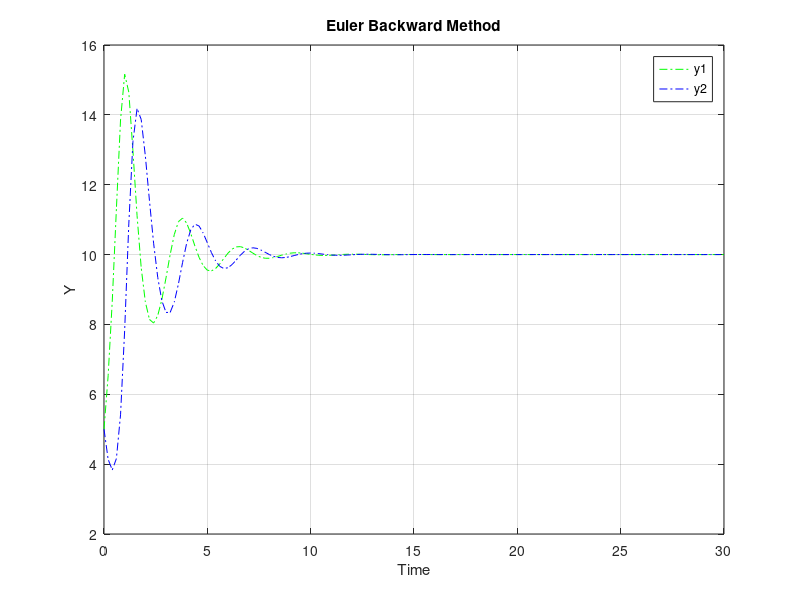
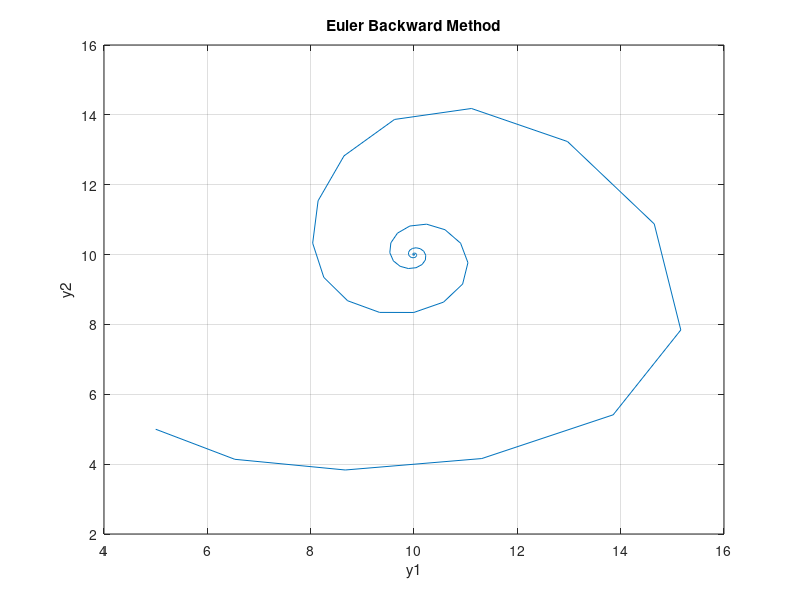

Here is the MATLAB script that generated these plots, in order:
%========================== In The Name Of God ===========================%
%------------------------ Created by Mohsen Lotfi ------------------------%
%------------------------ Persian Gulf University ------------------------%
% Date: 2018/02/28 03:45:01 
% ======================================================================= %
clc
clear
tic
% a=1;b=2;c=3;d=4;      % zarayeb halati ke be sefr meyl mikonad
a=2;b=0.2/2;c=3;d=0.3/3;    % zarayeb halate navasani 
h=0.2;                 % andazeye game zamani
t1=0;
t2=30;
t=t1:h:t2;              % bazaye zamani
n=floor((t2-t1)/h);
% ---------------------------------------
y1=zeros(n+1,1);        % tedade shekar
y2=zeros(n+1,1);        % tedade shekarchi
X =zeros(n+1,1);        % tedade game zamani
% ----- maghadire avalie --------------------
y1(1)=5;
y2(1)=5;
X(1) =1;
%-----------------------------
x(1)=10.0173+0.7372*sin((1.56^0.5)*t(1))-0.0166*sin((1.56^0.5)*t(1))*cos((1.56^0.5)*t(1))-0.0346*((cos((1.56^0.5)*t(1)))^2)+0.0173*cos((1.56^0.5)*t(1));
y(1)=11.7993-0.8371*cos((1.56^0.5)*t(1))-0.0197*sin((1.56^0.5)*t(1))*cos((1.56^0.5)*t(1))+0.0378*((cos((1.56^0.5)*t(1)))^2)+0.0197*sin((1.56^0.5)*t(1));
% ----------------------------
for i=1:n; 
    M(1)=0;     
    N(1)=0;
   for J=1:20;
       Q=inv([1-h*a*(1-b*N(J)),+b*h*a*M(J);-h*c*N(J)*d,1-h*c*(-1+d*M(J))]);
       W=[M(J);N(J)]-Q*[-y1(i)+M(J)-h*(a*M(J)*(1-b*N(J)));-y2(i)+N(J)-h*(c*N(J)*(-1+d*M(J)))];
       M(J+1)=W(1);
       N(J+1)=W(2);
   end
   y1(i+1)=M(21);
   y2(i+1)=N(21);
   X(i+1)=i+1; 
   x(i+1,1)=10.0173+0.7372*sin((1.56^0.5)*t(i))-0.0166*sin((1.56^0.5)*t(i))*cos((1.56^0.5)*t(i))-0.0346*((cos((1.56^0.5)*t(i)))^2)+0.0173*cos((1.56^0.5)*t(i));
   y(i+1,1)=11.7993-0.8371*cos((1.56^0.5)*t(i))-0.0197*sin((1.56^0.5)*t(i))*cos((1.56^0.5)*t(i))+0.0378*((cos((1.56^0.5)*t(i)))^2)+0.0197*sin((1.56^0.5)*t(i));

end 
% -------------- plot shekar & shekarchi bar hasbe zaman------------------%
Error_Pray=((x-y1(:,1))./x).*100;
Error_Predator=((y-y2(:,1))./y).*100;
ErrorPray=(sum(abs(Error_Pray)))/length(x)
ErrorPredator=(sum(abs(Error_Predator)))/length(y)

T=(X-1)*h;
figure(1) 
plot(T,y1,'-.g',T,y2,'-.b');
title ( 'Euler Backward Method' );
legend('y1','y2');
xlabel('Time')
ylabel('Y')
grid on
hold on
hleg2=legend('y1','y2');
figure(2)
plot(y1,y2);
title('Euler Backward Method');
xlabel('y1');
ylabel('y2');
grid on
toc